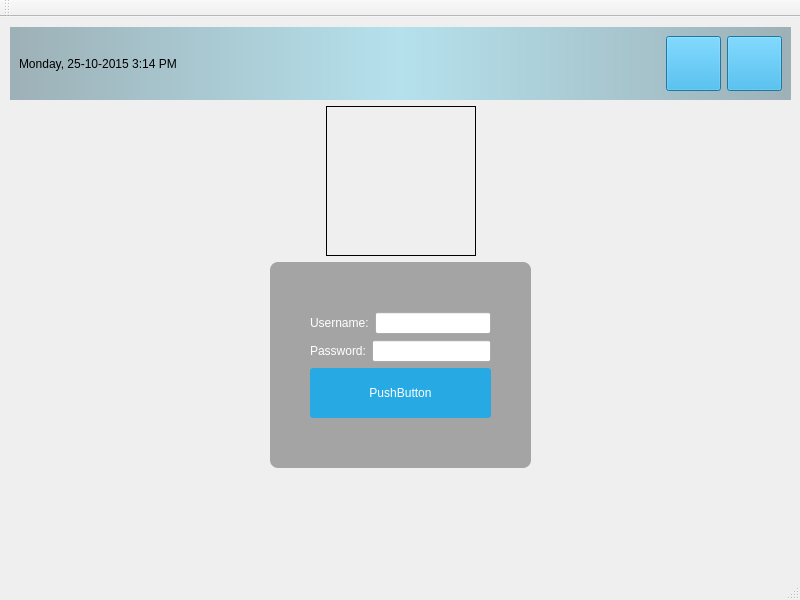
<?xml version="1.0" encoding="UTF-8"?>
<ui version="4.0">
 <class>MainWindow</class>
 <widget class="QMainWindow" name="MainWindow">
  <property name="geometry">
   <rect>
    <x>0</x>
    <y>0</y>
    <width>800</width>
    <height>600</height>
   </rect>
  </property>
  <property name="windowTitle">
   <string>MainWindow</string>
  </property>
  <property name="styleSheet">
   <string notr="true">QMainWindow#centralWidget { 
	background: rgba(32, 80, 96, 100); 
}</string>
  </property>
  <widget class="QWidget" name="centralwidget">
   <property name="styleSheet">
    <string notr="true"/>
   </property>
   <widget class="QWidget" name="verticalLayoutWidget">
    <property name="geometry">
     <rect>
      <x>10</x>
      <y>10</y>
      <width>781</width>
      <height>627</height>
     </rect>
    </property>
    <layout class="QVBoxLayout" name="verticalLayout">
     <item>
      <widget class="QWidget" name="topPanel" native="true">
       <property name="styleSheet">
        <string notr="true">QWidget#topPanel { 
    background-color: qlineargradient(spread:reflect, x1:0.5, y1:0, x2:0, y2:0, stop:0 rgba(91, 204, 233, 100), stop:1 rgba(32, 80, 96, 100));
}</string>
       </property>
       <layout class="QHBoxLayout" name="horizontalLayout">
        <item>
         <widget class="QLabel" name="currentDateTime">
          <property name="text">
           <string>Monday, 25-10-2015 3:14 PM</string>
          </property>
         </widget>
        </item>
        <item>
         <spacer name="horizontalSpacer">
          <property name="orientation">
           <enum>Qt::Horizontal</enum>
          </property>
          <property name="sizeHint" stdset="0">
           <size>
            <width>40</width>
            <height>20</height>
           </size>
          </property>
         </spacer>
        </item>
        <item>
         <widget class="QPushButton" name="restart">
          <property name="minimumSize">
           <size>
            <width>55</width>
            <height>55</height>
           </size>
          </property>
          <property name="styleSheet">
           <string notr="true">QPushButton#restart {
	background-color: #27a9e3;
}

QPushButton:hover { background-color: #66c011; }
</string>
          </property>
          <property name="text">
           <string/>
          </property>
         </widget>
        </item>
        <item>
         <widget class="QPushButton" name="power">
          <property name="minimumSize">
           <size>
            <width>55</width>
            <height>55</height>
           </size>
          </property>
          <property name="styleSheet">
           <string notr="true">QPushButton#power {
	background-color: #27a9e3;
}

QPushButton:hover { background-color: #66c011; }</string>
          </property>
          <property name="text">
           <string/>
          </property>
         </widget>
        </item>
       </layout>
      </widget>
     </item>
     <item>
      <layout class="QHBoxLayout" name="horizontalLayout_3">
       <property name="topMargin">
        <number>0</number>
       </property>
       <property name="bottomMargin">
        <number>0</number>
       </property>
       <item>
        <spacer name="horizontalSpacer_2">
         <property name="orientation">
          <enum>Qt::Horizontal</enum>
         </property>
         <property name="sizeHint" stdset="0">
          <size>
           <width>40</width>
           <height>20</height>
          </size>
         </property>
        </spacer>
       </item>
       <item>
        <widget class="QLabel" name="logo">
         <property name="minimumSize">
          <size>
           <width>150</width>
           <height>150</height>
          </size>
         </property>
         <property name="styleSheet">
          <string notr="true">QLabel#logo {
	border: 1px solid;
}</string>
         </property>
         <property name="text">
          <string/>
         </property>
        </widget>
       </item>
       <item>
        <spacer name="horizontalSpacer_3">
         <property name="orientation">
          <enum>Qt::Horizontal</enum>
         </property>
         <property name="sizeHint" stdset="0">
          <size>
           <width>40</width>
           <height>20</height>
          </size>
         </property>
        </spacer>
       </item>
      </layout>
     </item>
     <item>
      <layout class="QHBoxLayout" name="horizontalLayout_4">
       <property name="topMargin">
        <number>0</number>
       </property>
       <property name="bottomMargin">
        <number>0</number>
       </property>
       <item>
        <spacer name="horizontalSpacer_4">
         <property name="orientation">
          <enum>Qt::Horizontal</enum>
         </property>
         <property name="sizeHint" stdset="0">
          <size>
           <width>40</width>
           <height>20</height>
          </size>
         </property>
        </spacer>
       </item>
       <item>
        <widget class="QWidget" name="loginForm" native="true">
         <property name="minimumSize">
          <size>
           <width>0</width>
           <height>0</height>
          </size>
         </property>
         <property name="styleSheet">
          <string notr="true">QWidget#loginForm { 
	background: rgba(0, 0, 0, 80);	
	border-radius: 8px;
}</string>
         </property>
         <layout class="QVBoxLayout" name="verticalLayout_3">
          <property name="leftMargin">
           <number>40</number>
          </property>
          <property name="topMargin">
           <number>50</number>
          </property>
          <property name="rightMargin">
           <number>40</number>
          </property>
          <property name="bottomMargin">
           <number>50</number>
          </property>
          <item>
           <layout class="QHBoxLayout" name="horizontalLayout_5">
            <property name="leftMargin">
             <number>0</number>
            </property>
            <property name="topMargin">
             <number>0</number>
            </property>
            <property name="rightMargin">
             <number>0</number>
            </property>
            <item>
             <widget class="QLabel" name="userName">
              <property name="styleSheet">
               <string notr="true">QLabel#userName {
	color: white;
}</string>
              </property>
              <property name="text">
               <string>Username:</string>
              </property>
              <property name="alignment">
               <set>Qt::AlignLeading|Qt::AlignLeft|Qt::AlignVCenter</set>
              </property>
             </widget>
            </item>
            <item>
             <widget class="QLineEdit" name="lineEdit"/>
            </item>
           </layout>
          </item>
          <item>
           <layout class="QHBoxLayout" name="horizontalLayout_6">
            <property name="leftMargin">
             <number>0</number>
            </property>
            <property name="topMargin">
             <number>0</number>
            </property>
            <property name="rightMargin">
             <number>0</number>
            </property>
            <item>
             <widget class="QLabel" name="password">
              <property name="autoFillBackground">
               <bool>false</bool>
              </property>
              <property name="styleSheet">
               <string notr="true">QLabel#password {
	color: white;
}</string>
              </property>
              <property name="text">
               <string>Password:</string>
              </property>
             </widget>
            </item>
            <item>
             <widget class="QLineEdit" name="lineEdit_2"/>
            </item>
           </layout>
          </item>
          <item>
           <widget class="QPushButton" name="pushButton_3">
            <property name="minimumSize">
             <size>
              <width>50</width>
              <height>50</height>
             </size>
            </property>
            <property name="styleSheet">
             <string notr="true">QPushButton {
    color: white;
    background-color: #27a9e3;
    border-width: 0px;
    border-radius: 3px;
}

QPushButton:hover { 
	background-color: #66c011; 
}</string>
            </property>
            <property name="text">
             <string>PushButton</string>
            </property>
           </widget>
          </item>
         </layout>
        </widget>
       </item>
       <item>
        <spacer name="horizontalSpacer_5">
         <property name="orientation">
          <enum>Qt::Horizontal</enum>
         </property>
         <property name="sizeHint" stdset="0">
          <size>
           <width>40</width>
           <height>20</height>
          </size>
         </property>
        </spacer>
       </item>
      </layout>
     </item>
     <item>
      <spacer name="verticalSpacer">
       <property name="orientation">
        <enum>Qt::Vertical</enum>
       </property>
       <property name="sizeHint" stdset="0">
        <size>
         <width>20</width>
         <height>40</height>
        </size>
       </property>
      </spacer>
     </item>
    </layout>
   </widget>
  </widget>
  <widget class="QStatusBar" name="statusbar"/>
  <widget class="QMenuBar" name="menubar">
   <property name="geometry">
    <rect>
     <x>0</x>
     <y>0</y>
     <width>800</width>
     <height>22</height>
    </rect>
   </property>
  </widget>
  <widget class="QToolBar" name="toolBar">
   <property name="windowTitle">
    <string>toolBar</string>
   </property>
   <attribute name="toolBarArea">
    <enum>TopToolBarArea</enum>
   </attribute>
   <attribute name="toolBarBreak">
    <bool>false</bool>
   </attribute>
  </widget>
 </widget>
 <resources/>
 <connections/>
</ui>
